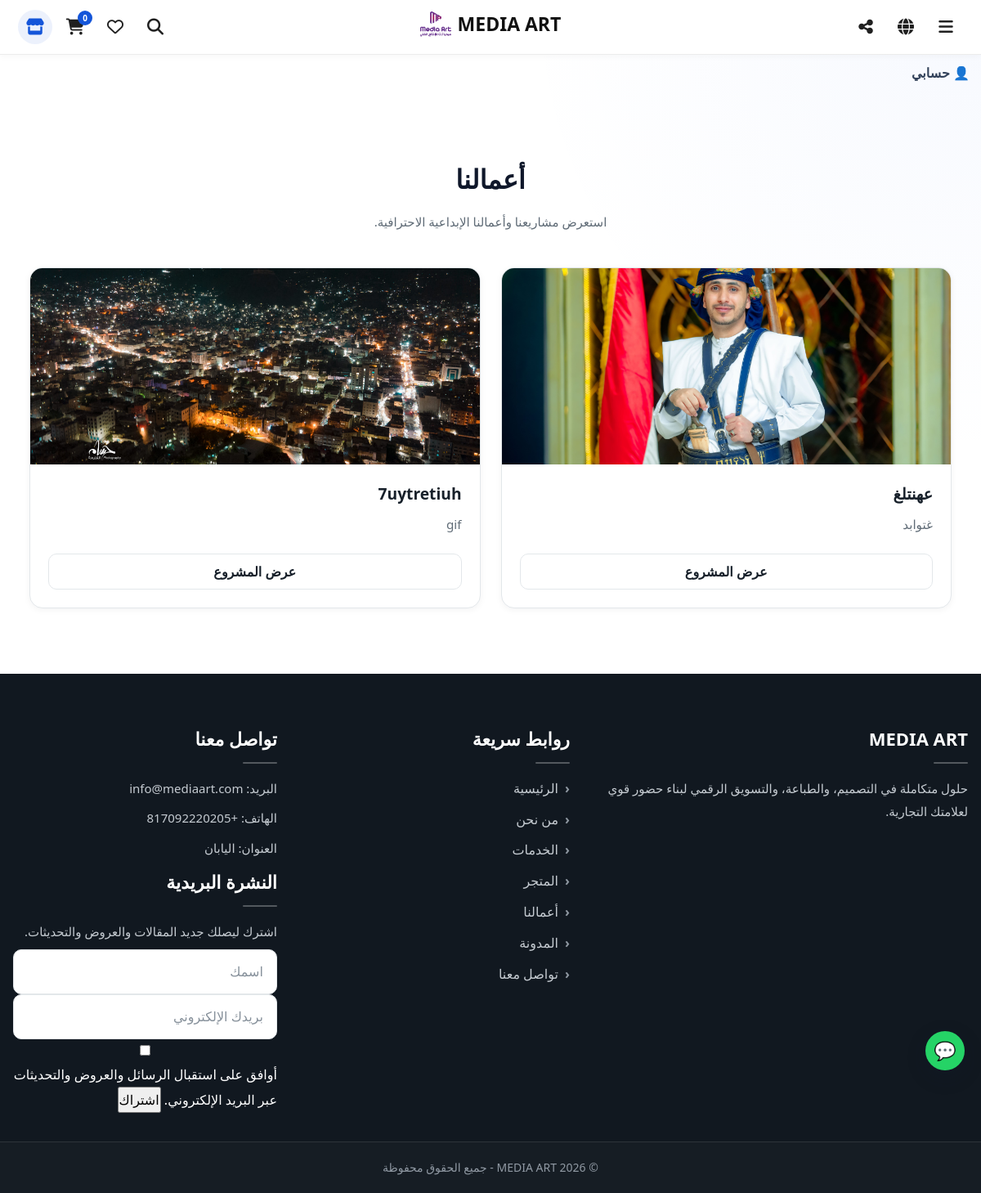
/portfolio/, run on an earlier commit of the app's database.
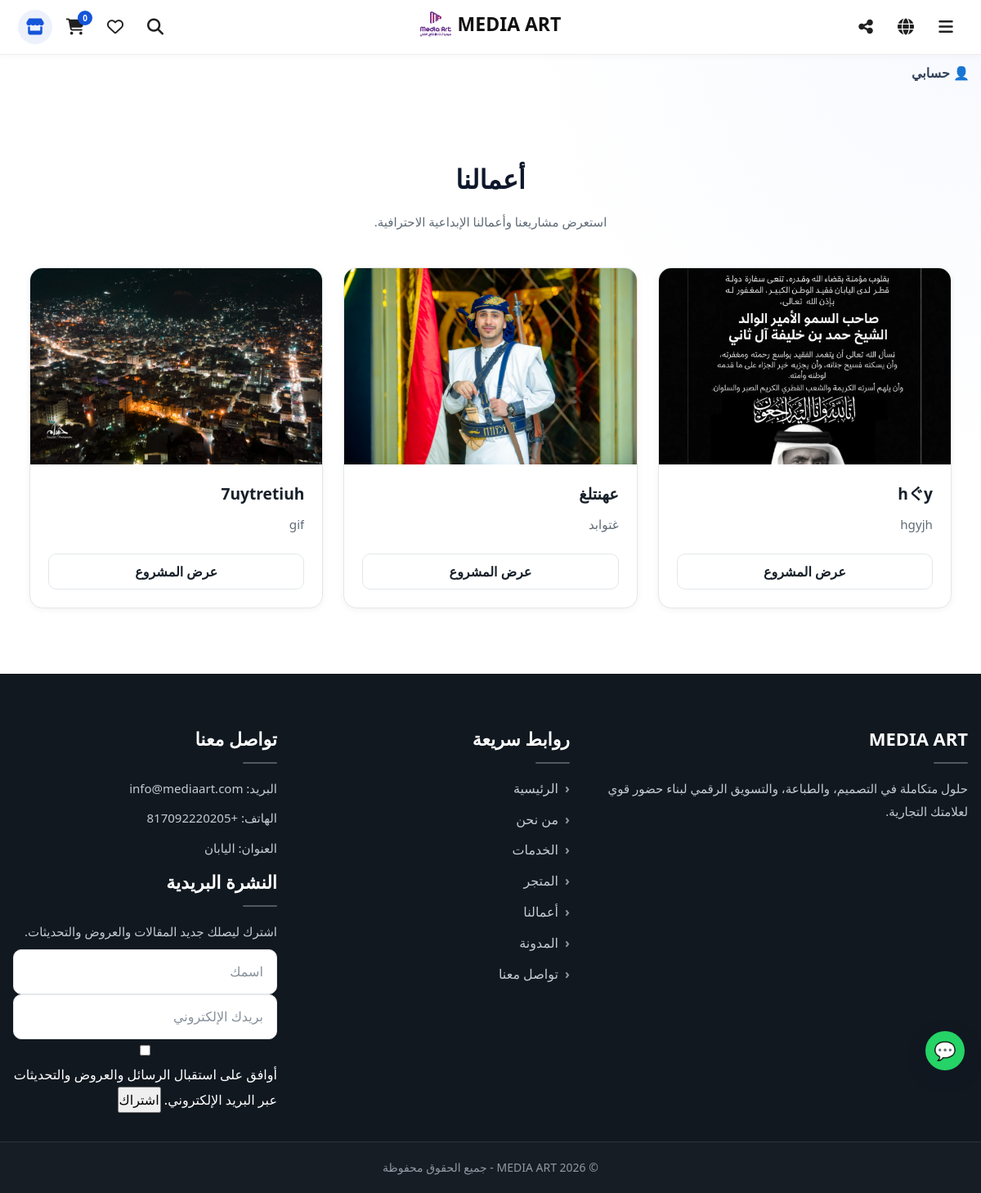
And on a later commit of the database.
### app/models/project.py (models this page shows, shortened)
class Project(db.Model):
    __tablename__ = "projects"
    id = db.Column(db.Integer, primary_key=True)
    title = db.Column(db.String(200), nullable=False)
    slug = db.Column(db.String(200), unique=True, nullable=False)
    short_description = db.Column(db.String(255), nullable=True)
    description = db.Column(db.Text, nullable=True)
    keywords = db.Column(db.String(255), nullable=True)
    meta_title = db.Column(db.String(255), nullable=True)
    meta_description = db.Column(db.String(255), nullable=True)
    title_ar = db.Column(db.String(200), nullable=True)
    slug_ar = db.Column(db.String(200), unique=True, nullable=True)
    short_description_ar = db.Column(db.String(255), nullable=True)
    description_ar = db.Column(db.Text, nullable=True)
    keywords_ar = db.Column(db.String(255), nullable=True)
    meta_title_ar = db.Column(db.String(255), nullable=True)
    meta_description_ar = db.Column(db.String(255), nullable=True)
    title_en = db.Column(db.String(200), nullable=True)
    slug_en = db.Column(db.String(200), unique=True, nullable=True)
    short_description_en = db.Column(db.String(255), nullable=True)
    description_en = db.Column(db.Text, nullable=True)
    keywords_en = db.Column(db.String(255), nullable=True)
    meta_title_en = db.Column(db.String(255), nullable=True)
    meta_description_en = db.Column(db.String(255), nullable=True)
    title_ja = db.Column(db.String(200), nullable=True)
    slug_ja = db.Column(db.String(200), unique=True, nullable=True)
    short_description_ja = db.Column(db.String(255), nullable=True)
    description_ja = db.Column(db.Text, nullable=True)
    keywords_ja = db.Column(db.String(255), nullable=True)
    meta_title_ja = db.Column(db.String(255), nullable=True)
    meta_description_ja = db.Column(db.String(255), nullable=True)
    image = db.Column(db.String(255), nullable=True)
    client_name = db.Column(db.String(150), nullable=True)
    project_type = db.Column(db.String(150), nullable=True)
    display_order = db.Column(db.Integer, nullable=False, default=0)
    is_active = db.Column(db.Boolean, nullable=False, default=True)
    show_on_home = db.Column(db.Boolean, nullable=False, default=False)
    images = db.relationship(
        "ProjectImage",
        backref="project",
        cascade="all, delete-orphan",
        order_by="ProjectImage.display_order"
    )
    def get_title(self, lang="ar"):
        return getattr(self, f"title_{lang}", None) or self.title_ar or self.title
    def get_slug(self, lang="ar"):
        return getattr(self, f"slug_{lang}", None) or self.slug_ar or self.slug
    def get_short_description(self, lang="ar"):
        return getattr(self, f"short_description_{lang}", None) or self.short_description_ar or self.short_description

### app/routes/portfolio.py (the view)
@portfolio_bp.route("/")
def index():
    projects = (
        Project.query
        .filter_by(is_active=True)
        .order_by(
            Project.display_order.asc(),
            Project.id.asc()
        )
        .all()
    )
    return render_template(
        "portfolio/index.html",
        projects=projects
    )

### app/models/menu_item.py (called while the page is built)
    def get_title(self, lang="ar"):
        if self.page:
            if lang == "en":
                return self.page.title_en or self.page.title_ar
            if lang == "ja":
                return self.page.title_ja or self.page.title_ar
            return self.page.title_ar
        return (
            getattr(self, f"title_{lang}", None)
            or self.title_ar
            or self.title
        )

### app/templates/portfolio/index.html (shortened to what this page needs)
{% extends "base.html" %}
{% block content %}
<section class="portfolio-section">
    <div class="container">
        <h1 class="section-title">
            {{ tr.portfolio }}
        </h1>
        <p class="section-description">
            {% if current_lang == "en" %}
                Explore our creative projects and professional work.
            {% elif current_lang == "ja" %}
                私たちのクリエイティブな実績とプロジェクトをご覧ください。
            {% else %}
                استعرض مشاريعنا وأعمالنا الإبداعية الاحترافية.
            {% endif %}
        </p>
        <div class="portfolio-grid">
            {% if projects %}
                {% for project in projects %}
                    <article class="ma-card project-card">
                        <div class="ma-card-media">
                            {% if project.image %}
                                <img
                                    src="{{ url_for('static', filename='uploads/' ~ project.image) }}"
                                    alt="{{ project.get_title(current_lang) }}"
                                    loading="lazy">
                            {% else %}
                                <div class="ma-card-placeholder"></div>
                            {% endif %}
                        </div>
                        <div class="ma-card-body">
                            <h3 class="ma-card-title">
                                {{ project.get_title(current_lang) }}
                            </h3>
                            <p class="ma-card-text">
                                {{ project.get_short_description(current_lang)
                                   or (project.get_description(current_lang)[:150]
                                   if project.get_description(current_lang)
                                   else "") }}
                            </p>
                        </div>
                        <div class="ma-card-footer">
                            <a
                                href="{{ url_for(
                                    'portfolio.detail',
                                    slug=project.get_slug(current_lang)
                                ) }}"
                                class="ma-btn ma-btn-outline">
                                {% if current_lang == "en" %}
                                    View Project
                                {% elif current_lang == "ja" %}
                                    プロジェクトを見る
                                {% else %}
                                    عرض المشروع
                                {% endif %}
                            </a>
                        </div>
                    </article>
                {% endfor %}
            {% endif %}
        </div>
    </div>
</section>
{% endblock %}

What changed in the data, as far as the page shows it:
added Project: image (picture), get_title "hぐy", short_description_ar "hgyjh"
